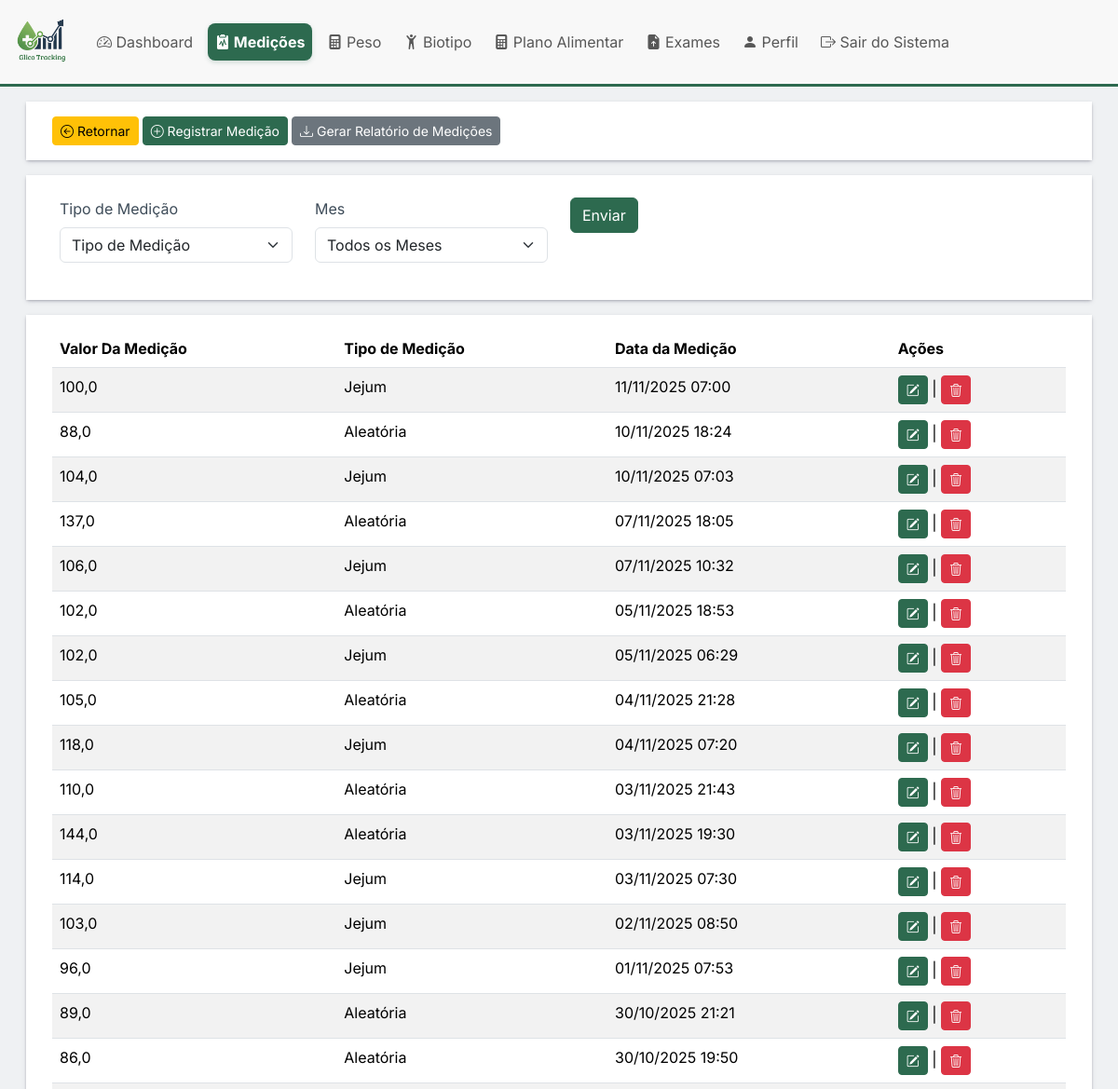
The page /medicoes/lista (signed in, upper part) on the database as committed earlier.
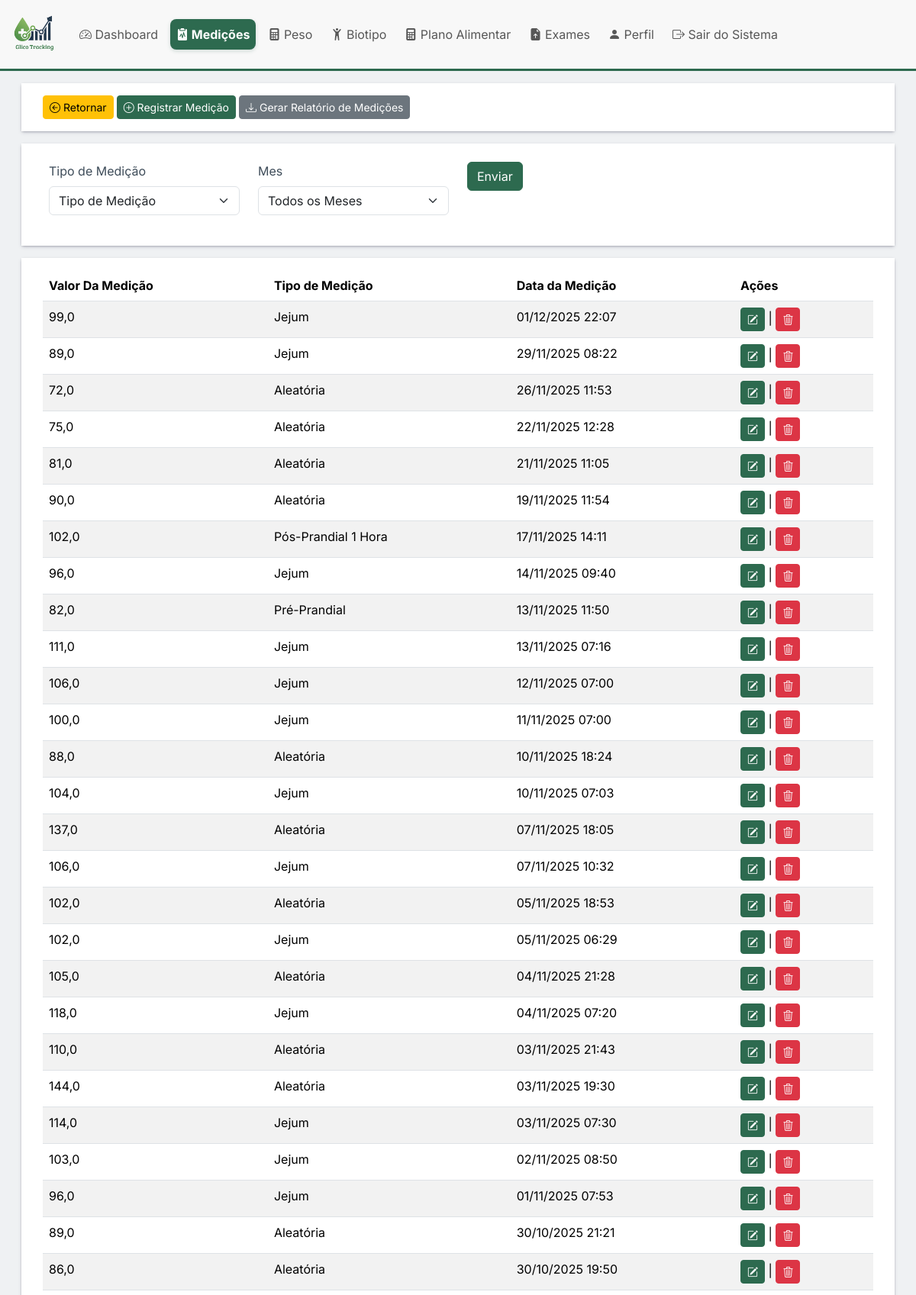
The same page on the database as committed later.
### medicoes/models.py (models this page shows, shortened)
class Medicao(models.Model):
    TIPO_MEDICAO_CHOICES = [
        ("","Tipo de Medição"),
        ('pre_prandial', 'Pré-Prandial'),
        ('pos_prandial_1h', 'Pós-Prandial 1 Hora'),
        ('pos_pandrial_2h', 'Pós-Pandrial 2 Horas'),
        ('jejum', 'Jejum'),
        ('aleatoria', 'Aleatória'),
    ]
    valor_glicose = models.FloatField(verbose_name='Valor da Glicose (mg/dL)')
    tipo_medicao = models.CharField(max_length=20, choices=TIPO_MEDICAO_CHOICES, verbose_name='Tipo de Medição')
    data_medicao = models.DateTimeField(verbose_name='Data da Medição', default=timezone.now)
    observacoes = models.TextField(null=True, blank=True, verbose_name='Observações')
    perfil = models.ForeignKey(Perfil, on_delete=models.CASCADE, verbose_name='Perfil')
    exame = models.ForeignKey(Exame, on_delete=models.SET_NULL, null=True, blank=True, related_name='medicoes', verbose_name='Exame Relacionado')
    class Meta:
        app_label = 'medicoes'
        verbose_name_plural = 'Medições'
        ordering = ['-data_medicao']

### medicoes/views.py (the view)
# urls.py: path("lista", views.MedicoesListView.as_view(), name="lista"),
class MedicoesListView(LoginRequiredMixin, ListView):
    template_name_suffix = "_listar"
    model = Medicao
    def get_context_data(self, **kwargs):
        context = super().get_context_data(**kwargs)
        context['form'] = MedicaoFilterForm(self.request.GET or None)
        return context
    def get_queryset(self):
        instancia = super().get_queryset().filter(perfil=self.request.user.perfil)
        tipo_medicao_data = self.request.GET.get('tipo_medicao')
        mes = self.request.GET.get('mes')
        if tipo_medicao_data:
            instancia = instancia.filter(tipo_medicao=tipo_medicao_data)
        if mes:
            instancia = instancia.filter(data_medicao__month=mes)
        return instancia

### medicoes/forms.py
class MedicaoFilterForm(forms.Form):
    MESES = [("","Todos os Meses"),("01","janeiro"),("02","fevereiro"),("03","março"),("04","abril"),
             ("05","maio"),("06","junho"),("07","julho"),("08","agosto"),
             ("09","setembro"),("10","outubro"),("11","Novembro"),("12","dezembro")]
    tipo_medicao = forms.ChoiceField(label="Tipo de Medição", choices=Medicao.TIPO_MEDICAO_CHOICES, required=False)
    mes = forms.ChoiceField(required=False, choices=MESES)
    class Meta:
        fields = ['tipo_medicao',"data_medicao"]
        widgets = {
            'data_medicao': forms.DateTimeInput(attrs={'type': 'datetime-local'}),
        }

### medicoes/template/medicoes/medicao_listar.html (shortened to what this page needs)
{% extends "base.html" %}
{% load django_bootstrap5 %}
{% block datatable %}
<link rel="stylesheet" href="https://cdn.datatables.net/1.13.7/css/jquery.dataTables.min.css">
{% endblock %}
{% block content %}
<div class="container-fluid mt-3">
    <div class="row p-3 bg m-3">
        <div class="col-sm-12 col-12">
            <div class="d-flex flex-lg-row flex-column gap-1">
                <a class="btn btn-sm btn-warning" href="{% url 'core:dashboard' %}" type="button"><i class="bi bi-arrow-left-circle"></i> Retornar</a>
                <a href="{% url 'medicoes:registra' %}" class="btn btn-primary btn-sm"> <i class="bi bi-plus-circle"></i> Registrar Medição</a>
                <a href="{% url 'medicoes:relatorio'%}?tipo_medicao={{ request.GET.tipo_medicao }}&mes={{ request.GET.mes }}"
                           class="btn btn-secondary btn-sm"><i class="bi bi-download" ></i> Gerar Relatório de Medições</a>
            </div>
        </div>
    </div>
    <div class="row m-3 bg p-4" >
        <div class="col-12 col-md-12">
            <form method="get">
                <div class="row">
                    <div class="col-12 col-sm-12 col-md-3 col-lg-3" >
                        {% bootstrap_field form.tipo_medicao show_label='skip' size="sm" %}
                    </div>
                    <div class="col-12 col-sm-12 col-md-3 col-lg-3">
                        {% bootstrap_field form.mes show_label='skip' size="sm" %}
                    </div>
                    <div class="col-12 col-sm-12 col-md-6 col-lg-6">
                        {% bootstrap_button "Enviar" size="sm" %}
                    </div>
                </div>
            </form>
        </div>
    </div>
    <div class="row bg p-3 m-3">
        <div class="col-12 overflow-auto">
            <table id="medicoes" class="table table-striped">
                <thead>
                <tr>
                    <th>Valor Da Medição</th>
                    <th>Tipo de Medição</th>
                    <th>Data da Medição</th>
                    <th>Ações</th>
                </tr>
                </thead>
                <tbody>
                {% for o in object_list %}
                <tr>
                    <td>{{ o.valor_glicose }}</td>
                    <td>{{ o.get_tipo_medicao_display }}</td>
                    <td>{{ o.data_medicao|date:"SHORT_DATETIME_FORMAT"}}</td>
                    <td><a href="{% url 'medicoes:atualiza' pk=o.id %}" class="btn btn-sm btn-primary "><i class="bi bi-pencil-square"></i></a> |
                        <a href="{% url 'medicoes:deleta' pk=o.id %}" class="btn btn-sm btn-danger "><i class="bi bi-trash3"></i></a>
                    </td>
                </tr>
                {% endfor %}
                </tbody>
            </table>
        </div>
    </div>
</div>
    {% endblock %}

Rows that differ between the two databases and show on the page:
added Medicao: valor_glicose "99,0", tipo_medicao "Jejum", data_medicao "01/12/2025 22:07"
added Medicao: valor_glicose "89,0", tipo_medicao "Jejum", data_medicao "29/11/2025 08:22"
added Medicao: valor_glicose "72,0", tipo_medicao "Aleatória", data_medicao "26/11/2025 11:53"
added Medicao: valor_glicose "75,0", tipo_medicao "Aleatória", data_medicao "22/11/2025 12:28"
added Medicao: valor_glicose "81,0", tipo_medicao "Aleatória", data_medicao "21/11/2025 11:05"
added Medicao: valor_glicose "90,0", tipo_medicao "Aleatória", data_medicao "19/11/2025 11:54"
added Medicao: valor_glicose "102,0", tipo_medicao "Pós-Prandial 1 Hora", data_medicao "17/11/2025 14:11"
added Medicao: valor_glicose "96,0", tipo_medicao "Jejum", data_medicao "14/11/2025 09:40"
added Medicao: valor_glicose "82,0", tipo_medicao "Pré-Prandial", data_medicao "13/11/2025 11:50"
added Medicao: valor_glicose "111,0", tipo_medicao "Jejum", data_medicao "13/11/2025 07:16"
added Medicao: valor_glicose "106,0", tipo_medicao "Jejum", data_medicao "12/11/2025 07:00"
